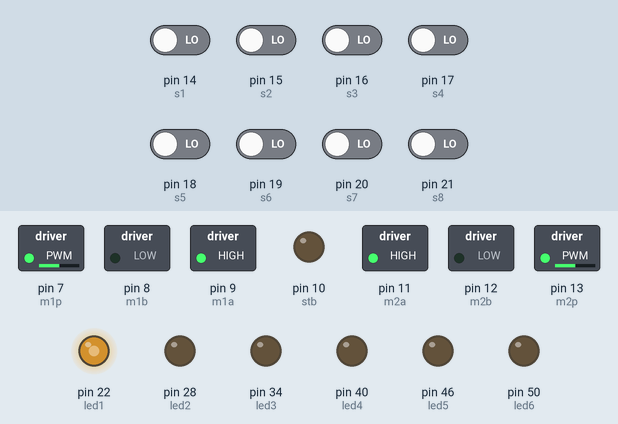
This sketch was run on a simulated Arduino Mega 2560, built with avr-gcc and run on an emulated ATmega2560. Shown: switched loads named in the sketch (green lamp = pin HIGH), output pins drawn as LEDs (lit = HIGH). The test bench sets the inputs (shaded band); at power-on: pin 14 (s1), pin 15 (s2), pin 16 (s3), pin 17 (s4), pin 18 (s5), pin 19 (s6), pin 20 (s7), pin 21 (s8) LOW.

Above: at 1.26 s.
1.3 s: pin 16 (s3) driven HIGH
At 2.3 s:
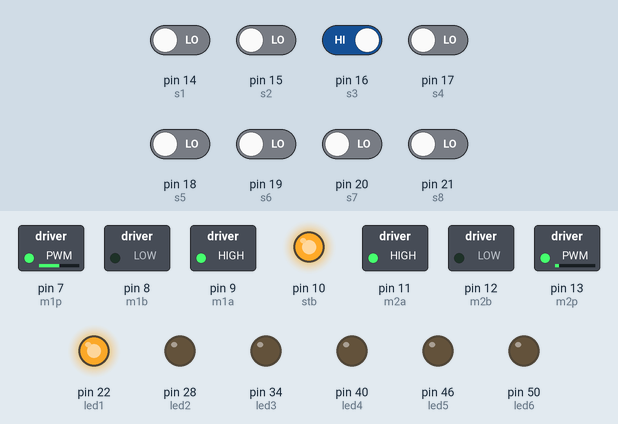
2.8 s: pin 14 (s1) driven HIGH
At 4.0 s:
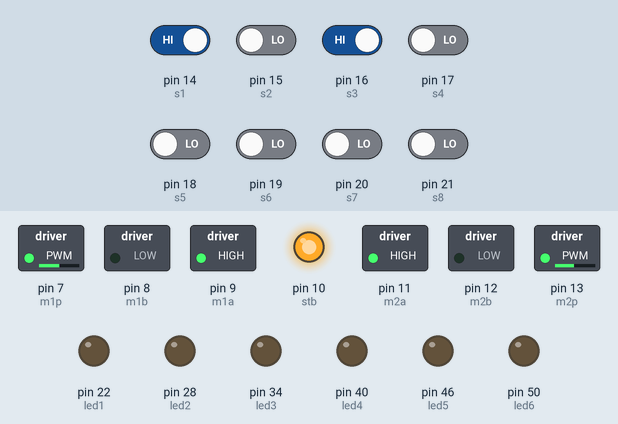
4.3 s: pin 15 (s2) driven HIGH
At 5.5 s:
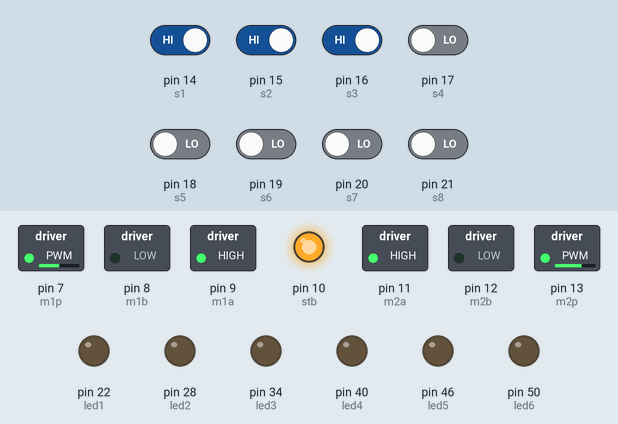
5.8 s: pin 18 (s5) driven HIGH
At 6.6 s:
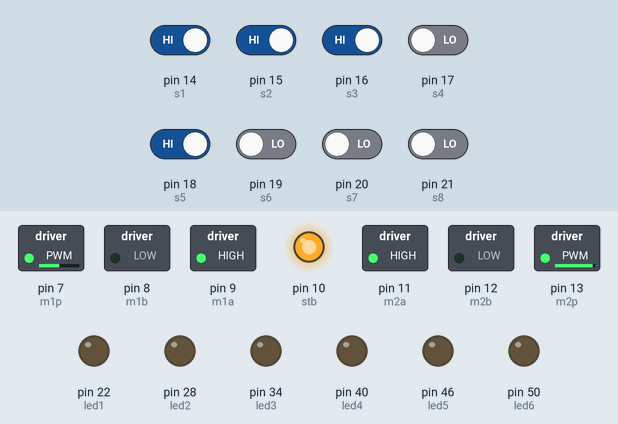
7.3 s: pin 19 (s6) driven HIGH
At 7.8 s:
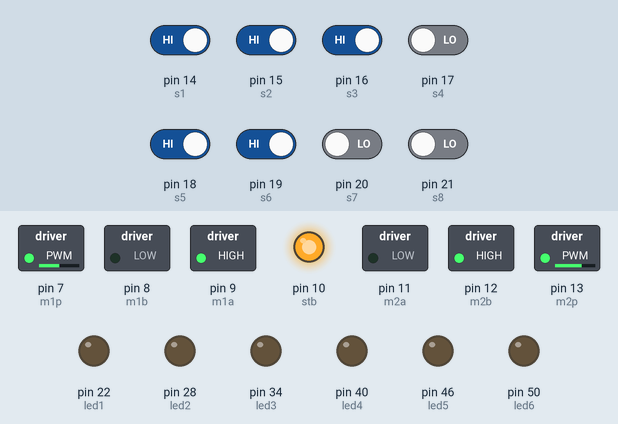
8.8 s: pin 17 (s4) driven HIGH
At 10.1 s:
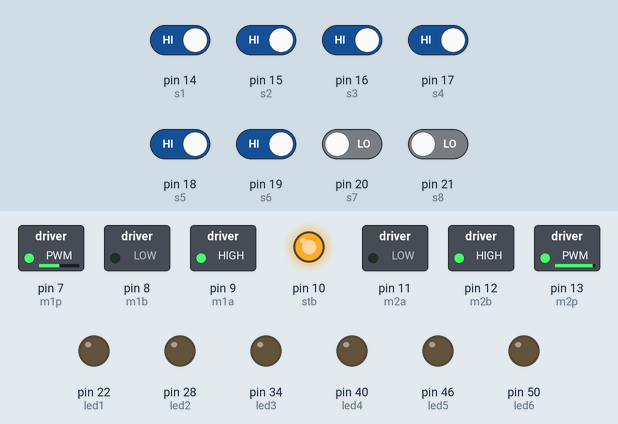
Timing chart, 0 to 11.3 s (numbered marks = the images above; inputs shaded):
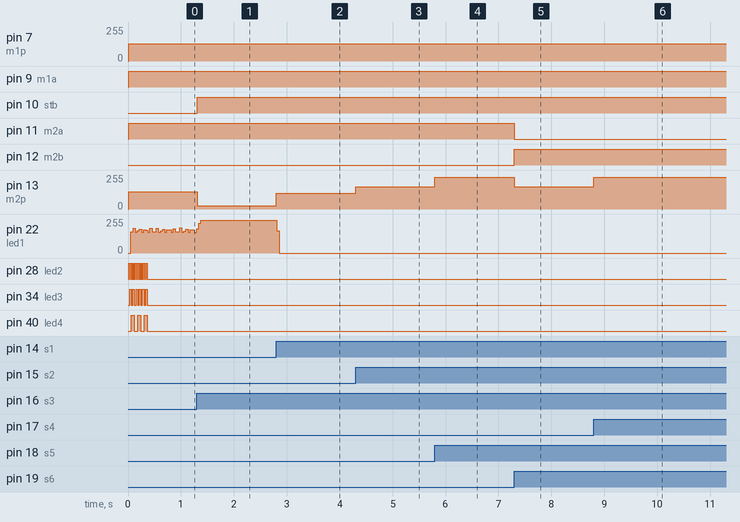

The sketch:

mega-test.ino
```cpp
//changing variables
//pid variables
#define KD 1.4
#define KP 0.16
#define KI 0
double kp=KP, ki=KI, kd=KD, integralConst = 0;
#define SampleTime 20
int sampleTime = 20;
//max speed - same means no motor speed diff else adjust diff
#define maxSpeedR 128
#define maxSpeedL 128
//move foward while taking 90 turn
#define fdelay90 0
//duration of 90 right turn
#define rdelay90 80
//duration of 90 left turn
#define ldelay90 80

//counters etc
int checkpoint = 0;


//sensors
#define s1 14
#define s2 15
#define s3 16
#define s4 17
#define s5 18
#define s6 19
#define s7 20
#define s8 21
#define black 0
#define white 1
//sensor data
int sensorValue[] = {0, 0, 0, 0, 0, 0, 0, 0};
int errorMap[] = {2000, 1000, 500, 100, -100, -500, -1000, -2000};
int inputError = 0;

//motors a=right, b=left
#define m1a 9
#define m1b 8
#define m1p 7
#define stb 10
#define m2a 11
#define m2b 12
#define m2p 13

//motor data


//lights
#define led1 22 //green double flash-> checkpoint, single flash-> line change
#define led2 28 //green count 5
#define led3 34 //blue count 4
#define led4 40 //white count 3
#define led5 46 //blue count 2
#define led6 50 //white count 1


//functions
void readSensors() {
  sensorValue[0] = digitalRead(s1); //left
  sensorValue[1] = digitalRead(s2);
  sensorValue[2] = digitalRead(s3);
  sensorValue[3] = digitalRead(s4);
  sensorValue[4] = digitalRead(s5);
  sensorValue[5] = digitalRead(s6);
  sensorValue[6] = digitalRead(s7);
  sensorValue[7] = digitalRead(s8); //right

  int lineColor = black;
  int noOfSensorOnLine = sensorValue[0] + sensorValue[1] + sensorValue[2] + sensorValue[3] + sensorValue[4] + sensorValue[5] + sensorValue[6] + sensorValue[7];
  //find black on white or white on black light
  if ((sensorValue[0] == white) && ((sensorValue[2] == black) || (sensorValue[3] == black) || (sensorValue[4] == black) || (sensorValue[5] == black)) && (sensorValue[7] == white)) {
    //white surface black line
    digitalWrite(led1, HIGH);
    delay(5);
    digitalWrite(led1, LOW);
    lineColor = black;
    errorMap[0] = 2000;
    errorMap[1] = 1000;
    errorMap[2] = 500;
    errorMap[3] = 100;
    errorMap[4] = -100;
    errorMap[5] = -500;
    errorMap[6] = -1000;
    errorMap[7] = -2000;
  } else if ((sensorValue[0] == black) && ((sensorValue[2] == white) || (sensorValue[3] == white) || (sensorValue[4] == white) || (sensorValue[5] == white)) && (sensorValue[7] == black)) {
    //black surface white line
    digitalWrite(led1, HIGH);
    delay(5);
    digitalWrite(led1, LOW);
    lineColor = white;
    errorMap[0] = -2000;
    errorMap[1] = -1000;
    errorMap[2] = -500;
    errorMap[3] = -100;
    errorMap[4] = 100;
    errorMap[5] = 500;
    errorMap[6] = 1000;
    errorMap[7] = 2000;
  }

  //checkpoint
  if ((noOfSensorOnLine > 6 && lineColor == white) || (noOfSensorOnLine < 2 && lineColor == black)) {
    digitalWrite(stb, LOW);
    digitalWrite(led1, HIGH);
    delay(5);
    digitalWrite(led1, LOW);
    delay(5);
    digitalWrite(led1, HIGH);
    delay(5);
    digitalWrite(led1, LOW);
    checkpoint++;
    showCheckpointCount();
  } else if ((noOfSensorOnLine <= 6 && lineColor == white) || (noOfSensorOnLine >= 2 && lineColor == black)) {
    digitalWrite(stb, HIGH);
  } else if ((noOfSensorOnLine < 7 && noOfSensorOnLine >= 5 && lineColor == white) || (noOfSensorOnLine > 1 && noOfSensorOnLine <= 3 && lineColor == black)){
    //90 turns
    if((sensorValue[0]== white && sensorValue[7] == black && lineColor == black) || (sensorValue[0]== black && sensorValue[7] == white && lineColor == white)){
      //right 90
      right90();
    } else if((sensorValue[0]== black && sensorValue[7] == white && lineColor == black) || (sensorValue[0]== white && sensorValue[7] == black && lineColor == white)){
      //left 90
      left90();
    }
  }

  //error calculation
  inputError = sensorValue[0]*errorMap[0] + sensorValue[1]*errorMap[1] + sensorValue[2]*errorMap[2] + sensorValue[3]*errorMap[3] + sensorValue[4]*errorMap[4]  + sensorValue[5]*errorMap[5] + sensorValue[6]*errorMap[6] + sensorValue[7]*errorMap[7];

}

void showCheckpointCount() {
  int countCkp[] = { 0, 0, 0, 0, 0 };
  if (checkpoint == 1) {
    countCkp[0] = 0;
    countCkp[1] = 0;
    countCkp[2] = 0;
    countCkp[3] = 0;
    countCkp[4] = 1;
  } else if (checkpoint == 2) {
    countCkp[0] = 0;
    countCkp[1] = 0;
    countCkp[2] = 0;
    countCkp[3] = 1;
    countCkp[4] = 0;
  } else if (checkpoint == 3) {
    countCkp[0] = 0;
    countCkp[1] = 0;
    countCkp[2] = 0;
    countCkp[3] = 1;
    countCkp[4] = 1;
  } else if (checkpoint == 4) {
    countCkp[0] = 0;
    countCkp[1] = 0;
    countCkp[2] = 1;
    countCkp[3] = 0;
    countCkp[4] = 0;
  } else if (checkpoint == 5) {
    countCkp[0] = 0;
    countCkp[1] = 0;
    countCkp[2] = 1;
    countCkp[3] = 0;
    countCkp[4] = 1;
  } else if (checkpoint == 6) {
    countCkp[0] = 0;
    countCkp[1] = 0;
    countCkp[2] = 1;
    countCkp[3] = 1;
    countCkp[4] = 0;
  } else if (checkpoint == 7) {
    countCkp[0] = 0;
    countCkp[1] = 0;
    countCkp[2] = 1;
    countCkp[3] = 1;
    countCkp[4] = 1;
  } else if (checkpoint == 8) {
    countCkp[0] = 0;
    countCkp[1] = 1;
    countCkp[2] = 0;
    countCkp[3] = 0;
    countCkp[4] = 0;
  } else if (checkpoint == 9) {
    countCkp[0] = 0;
    countCkp[1] = 1;
    countCkp[2] = 0;
    countCkp[3] = 0;
    countCkp[4] = 1;
  } else if (checkpoint == 10) {
    countCkp[0] = 0;
    countCkp[1] = 1;
    countCkp[2] = 0;
    countCkp[3] = 1;
    countCkp[4] = 0;
  } else if (checkpoint == 11) {
    countCkp[0] = 0;
    countCkp[1] = 1;
    countCkp[2] = 0;
    countCkp[3] = 1;
    countCkp[4] = 1;
  } else if (checkpoint == 12) {
    countCkp[0] = 0;
    countCkp[1] = 1;
    countCkp[2] = 1;
    countCkp[3] = 0;
    countCkp[4] = 0;
  } else if (checkpoint == 13) {
    countCkp[0] = 0;
    countCkp[1] = 1;
    countCkp[2] = 1;
    countCkp[3] = 0;
    countCkp[4] = 1;
  } else if (checkpoint == 14) {
    countCkp[0] = 0;
    countCkp[1] = 1;
    countCkp[2] = 1;
    countCkp[3] = 1;
    countCkp[4] = 0;
  } else if (checkpoint == 15) {
    countCkp[0] = 0;
    countCkp[1] = 1;
    countCkp[2] = 1;
    countCkp[3] = 1;
    countCkp[4] = 1;
  } else if (checkpoint == 16) {
    countCkp[0] = 1;
    countCkp[1] = 0;
    countCkp[2] = 0;
    countCkp[3] = 0;
    countCkp[4] = 0;
  } else if (checkpoint == 17) {
    countCkp[0] = 1;
    countCkp[1] = 0;
    countCkp[2] = 0;
    countCkp[3] = 0;
    countCkp[4] = 1;
  } else if (checkpoint == 18) {
    countCkp[0] = 1;
    countCkp[1] = 0;
    countCkp[2] = 0;
    countCkp[3] = 1;
    countCkp[4] = 0;
  } else if (checkpoint == 19) {
    countCkp[0] = 1;
    countCkp[1] = 0;
    countCkp[2] = 0;
    countCkp[3] = 1;
    countCkp[4] = 1;
  } else if (checkpoint == 20) {
    countCkp[0] = 1;
    countCkp[1] = 0;
    countCkp[2] = 1;
    countCkp[3] = 0;
    countCkp[4] = 0;
  } else if (checkpoint == 21) {
    countCkp[0] = 1;
    countCkp[1] = 0;
    countCkp[2] = 1;
    countCkp[3] = 0;
    countCkp[4] = 1;
  } else if (checkpoint == 22) {
    countCkp[0] = 1;
    countCkp[1] = 0;
    countCkp[2] = 1;
    countCkp[3] = 1;
    countCkp[4] = 0;
  } else if (checkpoint == 23) {
    countCkp[0] = 1;
    countCkp[1] = 0;
    countCkp[2] = 1;
    countCkp[3] = 1;
    countCkp[4] = 1;
  } else if (checkpoint == 24) {
    countCkp[0] = 1;
    countCkp[1] = 1;
    countCkp[2] = 0;
    countCkp[3] = 0;
    countCkp[4] = 0;
  }
  digitalWrite(led6, countCkp[0]);
  digitalWrite(led5, countCkp[1]);
  digitalWrite(led4, countCkp[2]);
  digitalWrite(led3, countCkp[3]);
  digitalWrite(led2, countCkp[4]);
}

//motor movement codes
void motors(int right, int left) {
  //right left speed 0 or less
  if (left <= 0 && right <= 0) {
    digitalWrite(m1a, LOW);   //Establishes no direction of Channel A
    digitalWrite(m1b, LOW);   //Disengage the Brake for Channel A
    analogWrite(m1p, 0);      //Spins the motor on Channel A at 0 speed
    //forward @ full speed
    digitalWrite(m2a, LOW);   //Establishes no direction of Channel B
    digitalWrite(m2b, LOW);   //Disengage the Brake for Channel B
    analogWrite(m2p, 0);      //Spins the motor on Channel B at 0 speed
  }
  //right left speed positive
  else if (right > 0 && left > 0) {
    digitalWrite(m1a, HIGH);  //Establishes forward direction of Channel A
    digitalWrite(m1b, LOW);   //Disengage the Brake for Channel A
    analogWrite(m1p, right);  //Spins the motor on Channel A at right speed

    digitalWrite(m2a, HIGH);  //Establishes forward direction of Channel B
    digitalWrite(m2b, LOW);   //Disengage the Brake for Channel B
    analogWrite(m2p, left);   //Spins the motor on Channel B at left speed
  }
  //right speed negative and left speed positive
  else if (right < 0 && left > 0)
  {
    right = abs(right);
    digitalWrite(m1a, LOW);   //Establishes backward direction of Channel A
    digitalWrite(m1b, HIGH);  //Disengage the Brake for Channel A1
    analogWrite(m1p, right);  //Spins the motor on Channel A at negative right speed

    digitalWrite(m2a, HIGH);  //Establishes forward direction of Channel B
    digitalWrite(m2b, LOW);   //Disengage the Brake for Channel B
    analogWrite(m2p, left);   //Spins the motor on Channel B at left speed
  }
  //right speed positive and left speed negative
  else if (right > 0 && left < 0)
  {
    left = abs(left);
    digitalWrite(m1a, HIGH);  //Establishes forward direction of Channel A
    digitalWrite(m1b, LOW);   //Disengage the Brake for Channel A
    analogWrite(m1p, right);  //Spins the motor on Channel A at right speed

    digitalWrite(m2a, LOW);   //Establishes backward direction of Channel B
    digitalWrite(m2b, HIGH);  //Disengage the Brake for Channel B
    analogWrite(m2p, left);   //Spins the motor on Channel B at negative left speed
  }
}

void brake() {
  digitalWrite(stb, HIGH); // brake
  digitalWrite(m1a, HIGH); // Establishes high impedence brake of Channel A
  digitalWrite(m1b, HIGH);
  digitalWrite(m2a, HIGH); //Establishes high impedence brake of Channel B
  digitalWrite(m2b, HIGH);
}

//right 90 turn
void right90() {
  motors(255, 255);
  delay(fdelay90);
  brake();
  motors(255, -255);
  delay(rdelay90);
}

//left 90 turn
void left90() {
  motors(255, 255);
  delay(fdelay90);
  brake();
  motors(-255, 255);
  delay(ldelay90);
}

void setPIDConst(double Kp = KP, double Ki = KI, double Kd = KD) {
  double SampleTimeInSec = ((double)sampleTime) / 1000;;
  kp = Kp;
  ki = Ki * SampleTimeInSec;
  kd = Kd / SampleTimeInSec;
}

void setSampleTime(int newSampleTime = SampleTime) {
  if (newSampleTime > 0){
    sampleTime = newSampleTime;
    double ratio  = (double)newSampleTime / (double)sampleTime;
    ki *= ratio;
    kd /= ratio;
  }
}

void setup() {
  //sensors as input
  pinMode(s1, INPUT);
  pinMode(s2, INPUT);
  pinMode(s3, INPUT);
  pinMode(s4, INPUT);
  pinMode(s5, INPUT);
  pinMode(s6, INPUT);
  pinMode(s7, INPUT);
  pinMode(s8, INPUT);

  //motors as output
  pinMode(m1a, OUTPUT);
  pinMode(m1b, OUTPUT);
  pinMode(m1p, OUTPUT);
  pinMode(stb, OUTPUT);
  pinMode(m2a, OUTPUT);
  pinMode(m2b, OUTPUT);
  pinMode(m2p, OUTPUT);

  //leds as output
  pinMode(led1, OUTPUT);
  pinMode(led2, OUTPUT);
  pinMode(led3, OUTPUT);
  pinMode(led4, OUTPUT);
  pinMode(led5, OUTPUT);
  pinMode(led6, OUTPUT);

  //motor driver turned off
  digitalWrite(stb, LOW);
  digitalWrite(m1a, LOW);
  digitalWrite(m1b, LOW);
  digitalWrite(m1p, LOW);
  digitalWrite(m2a, LOW);
  digitalWrite(m2b, LOW);
  digitalWrite(m2p, LOW);

  setSampleTime();
  setPIDConst();
}

void loop() {
  readSensors();

  //calculate pid value
  integralConst += (ki * inputError);
  int PD = kp * inputError + integralConst - kd * inputError;


  //move motors
  if (inputError < 10 && inputError > -10)
    motors(maxSpeedR, maxSpeedL);
  else if (inputError < -10)
    motors(maxSpeedR, maxSpeedL - PD);
  else if (inputError > 10)
    motors(maxSpeedR - PD, maxSpeedL);
}
```

Measured:
- after the input at 1.3 s, pin 10 (stb): LOW → HIGH at once; pin 13 (m2p): 128/255 → 24/255 at once
- after the input at 2.8 s, pin 13 (m2p): 24/255 → 120/255 at once; pin 22 (led1): 247/255 → 0/255 at once
- after the input at 4.3 s, pin 13 (m2p): 120/255 → 168/255 at once
- after the input at 5.8 s, pin 13 (m2p): 168/255 → 240/255 at once
- after the input at 7.3 s, pin 11 (m2a): HIGH → LOW at once; pin 12 (m2b): LOW → HIGH at once; pin 13 (m2p): 240/255 → 168/255 at once
- after the input at 8.8 s, pin 13 (m2p): 168/255 → 240/255 at once
- by itself, pin 28 (led2): alternates HIGH for 0.02 s and LOW for 0.02 s, 24 changes in all, then stays LOW
- by itself, pin 34 (led3): alternates HIGH for 0.03 s and LOW for 0.03 s, 12 changes in all, then stays LOW
